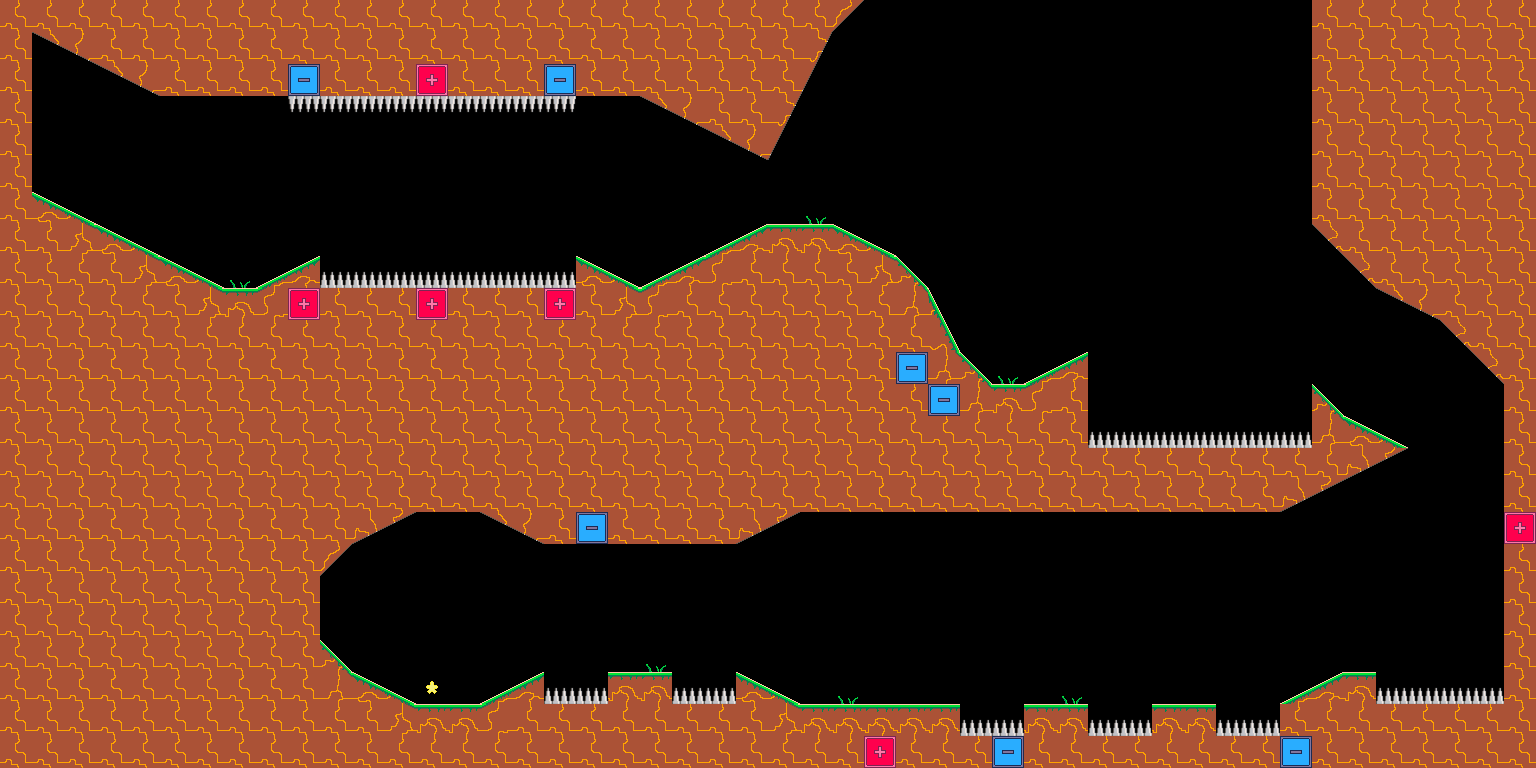

Below is a game level as drawn by its tile map, then a one-line description and the .tmx file that defines it, in full:
An orthogonal 48x24 tile map with 32x32 px tiles, 1 tile layer (tiles) and 1 object (spawn).

<map version="1.10" tiledversion="1.11.2" orientation="orthogonal" renderorder="right-down" width="48" height="24" tilewidth="32" tileheight="32" infinite="0" nextlayerid="3" nextobjectid="2">
 <editorsettings>
  <export target="../../../assets/levels/014.json" format="json" />
 </editorsettings>
 <tileset firstgid="1" source="../tileset.tsx" />
 <layer id="1" name="tiles" width="48" height="24">
  <data encoding="csv">
33,33,33,33,33,33,33,33,33,33,33,33,33,33,33,33,33,33,33,33,33,33,33,33,33,33,22,13,13,13,0,0,0,0,0,0,0,0,0,0,0,33,33,33,33,33,33,33,
33,7,8,33,33,33,33,33,33,33,33,33,33,33,33,33,33,33,33,33,33,33,33,33,33,18,13,13,0,13,13,0,0,0,0,0,0,0,0,0,0,33,33,33,33,33,33,33,
33,0,0,7,8,33,33,33,33,31,33,33,33,19,33,33,33,31,33,33,33,33,33,33,33,24,13,0,0,0,13,0,0,0,0,0,0,0,0,0,0,33,33,33,33,33,33,33,
33,0,0,0,0,0,0,0,0,32,32,32,32,32,32,32,32,32,13,13,7,8,33,33,18,13,13,13,13,13,13,0,0,0,0,0,0,0,0,0,0,33,33,33,33,33,33,33,
33,0,0,0,0,0,0,0,0,0,0,0,0,0,0,0,0,0,13,0,13,13,7,8,24,0,13,13,0,0,0,0,0,0,0,0,0,0,0,0,0,33,33,33,33,33,33,33,
33,0,0,0,0,0,0,0,0,0,0,0,0,0,0,0,0,0,13,0,0,0,0,0,0,0,0,13,0,0,0,0,0,0,0,0,0,0,0,0,0,33,33,33,33,33,33,33,
33,3,4,0,0,0,0,0,0,0,0,0,0,0,0,0,0,0,13,0,0,0,0,0,0,28,13,13,0,0,0,0,0,0,0,0,0,0,0,0,0,33,33,33,33,33,33,33,
33,33,35,3,4,0,0,0,13,0,0,0,0,0,0,0,0,0,13,0,0,0,1,2,26,26,3,4,0,0,0,0,0,0,0,0,0,0,0,0,0,21,33,33,33,33,33,33,
33,33,33,33,35,3,4,28,1,2,20,20,20,20,20,20,20,20,3,4,1,2,30,33,33,33,33,35,16,0,0,0,0,0,0,0,0,0,0,0,0,13,21,33,33,33,33,33,
33,33,33,33,33,33,35,26,30,19,33,33,33,19,33,33,33,19,33,35,30,33,33,33,33,33,33,33,34,6,0,0,0,0,0,0,0,0,0,0,0,0,0,7,8,33,33,33,
33,33,33,33,33,33,33,33,33,33,33,33,33,33,33,33,33,33,33,33,33,33,33,33,33,33,33,33,33,12,0,0,0,0,0,0,0,0,0,0,0,0,0,0,0,21,33,33,
33,33,33,33,33,33,33,33,33,33,33,33,33,33,33,33,33,33,33,33,33,33,33,33,33,33,33,33,31,34,16,28,1,2,13,13,0,0,0,0,0,0,0,0,0,0,21,33,
33,33,33,33,33,33,33,33,33,33,33,33,33,33,33,33,33,33,33,33,33,33,33,33,33,33,33,33,33,31,34,26,30,33,0,0,0,0,0,0,0,16,0,0,0,0,13,33,
33,33,33,33,33,33,33,33,33,33,33,33,33,33,33,33,33,33,33,33,33,33,33,33,33,33,33,33,33,33,33,33,33,33,20,20,20,20,20,20,20,34,3,4,0,0,0,33,
33,33,33,33,33,33,33,33,33,33,33,33,33,33,33,33,33,33,33,33,33,33,33,33,33,33,33,33,33,33,33,33,33,33,33,33,33,33,33,33,33,33,9,10,0,0,0,33,
33,33,33,33,33,33,33,33,33,33,33,33,33,33,33,33,33,33,33,33,33,33,33,33,33,33,33,33,33,33,33,33,33,33,33,33,33,33,33,33,9,10,13,13,0,0,0,33,
33,33,33,33,33,33,33,33,33,33,33,9,10,0,0,7,8,33,31,33,33,33,33,9,10,13,13,0,0,0,0,0,0,0,0,0,0,0,0,0,0,0,0,0,0,0,0,19,
33,33,33,33,33,33,33,33,33,33,22,0,0,0,0,0,0,0,0,0,0,0,0,0,0,0,0,0,0,0,0,0,0,0,0,0,0,0,0,0,0,0,0,0,0,0,13,33,
33,33,33,33,33,33,33,33,33,33,0,0,0,0,0,0,0,0,0,0,0,0,0,0,0,0,0,0,0,0,0,0,0,0,0,0,0,0,0,0,0,0,0,0,0,0,13,33,
33,33,33,33,33,33,33,33,33,33,0,0,0,0,0,0,0,0,0,0,0,0,0,0,0,0,0,0,0,0,0,0,0,0,0,0,0,0,0,0,0,0,0,0,13,13,13,33,
33,33,33,33,33,33,33,33,33,33,16,0,0,0,0,0,0,0,0,0,28,0,0,0,0,0,0,0,0,0,0,0,0,0,0,0,0,0,0,0,0,0,0,0,13,13,13,33,
33,33,33,33,33,33,33,33,33,33,34,3,4,14,0,1,2,20,20,26,26,20,20,3,4,0,28,0,0,0,0,0,0,28,0,0,0,0,0,0,1,2,26,20,20,20,20,33,
33,33,33,33,33,33,33,33,33,33,33,33,35,26,26,30,33,33,33,33,33,33,33,33,35,26,26,26,26,26,20,20,26,26,20,20,26,26,20,20,33,33,33,33,33,33,33,33,
33,33,33,33,33,33,33,33,33,33,33,33,33,33,33,33,33,33,33,33,33,33,33,33,33,33,33,19,33,33,33,31,33,33,33,33,33,33,33,33,31,33,33,33,33,33,33,33
</data>
 </layer>
 <objectgroup id="2" name="spawns">
  <object id="1" name="spawn" x="64.667" y="127.333">
   <point />
  </object>
 </objectgroup>
</map>
